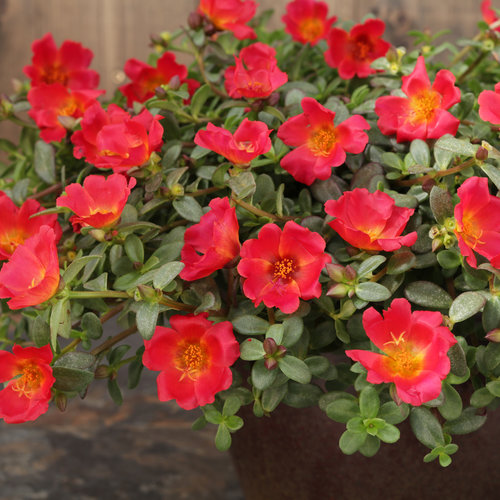
#> input picture Assignment-1/1810476144/portulica.jpg, 500 x 500 px
$ python 1810476144.py
#> lines starting #> are read from the running program, lines starting #| are printed output that depends on the picture; after the words box and inside, x2 and y2 are one past the last pixel; in counts of white or black regions, pixels touching at a corner belong together
import matplotlib.pyplot as plt
import cv2

def main():
  img_path = "./portulica.jpg"
  img = plt.imread(img_path)
#> img is the input picture: shape (500, 500, 3); mean R, G, B 131, 73.5, 55.5

  # Grayscale image
  gray_img = cv2.cvtColor(img, cv2.COLOR_BGR2GRAY)
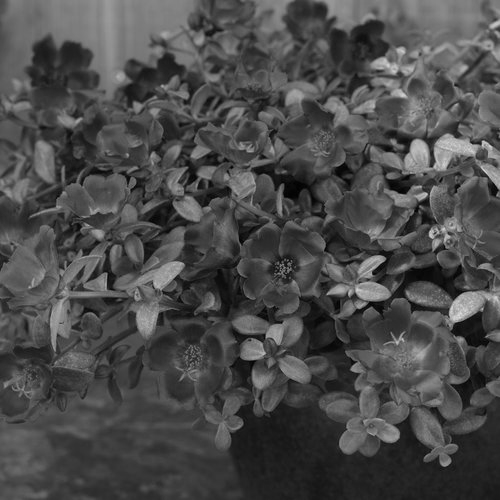
#> gray_img: shape (500, 500); min 1, max 220, mean 74.7

  # Creating Histogram
  gray_hist = cv2.calcHist([gray_img], [0], None, [256], [0, 256])
#> gray_hist = 256 values, max 3303 at index 62, min 0 at index 0, mean 976.6


  plt.figure(figsize=(15,15))

  # Plotting Histogram
  plt.subplot(2, 3, 1)
  plt.title("Grayscale")
  plt.plot(gray_hist)


  #extract red channel
  red_channel = img[:,:,0]
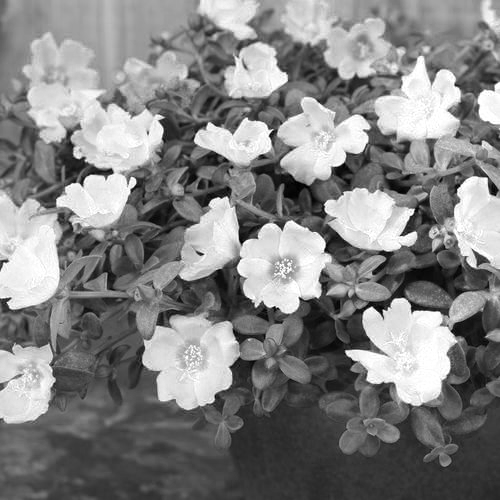
#> red_channel: shape (500, 500); min 0, max 255, mean 131

  # Histogram
  red_hist = cv2.calcHist([red_channel], [0], None, [256], [0, 256])
#> red_hist = 256 values, max 2532 at index 255, min 6 at index 1, mean 976.6

  # Plotting Histogram
  plt.subplot(2, 3, 2)
  plt.title("Red Channel")
  plt.plot(red_hist)


  #extract green channel
  green_channel = img[:,:,1]
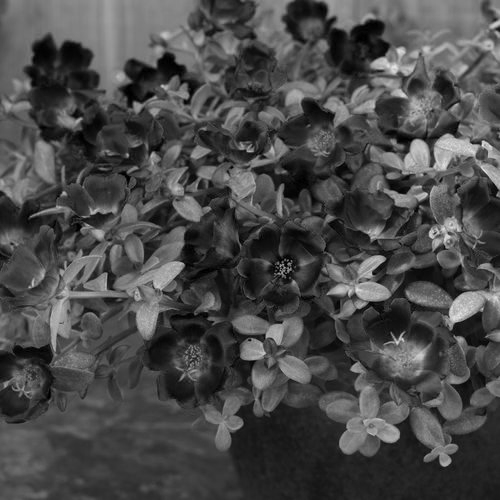
#> green_channel: shape (500, 500); min 0, max 238, mean 73.5

  # Creating Histogram
  green_hist = cv2.calcHist([green_channel], [0], None, [256], [0, 256])
#> green_hist = 256 values, max 3414 at index 34, min 0 at index 228, mean 976.6

  # Plotting Histogram
  plt.subplot(2, 3, 3)
  plt.title("Green Channel")
  plt.plot(green_hist)


  #extract blue channel
  blue_channel = img[:,:,2]
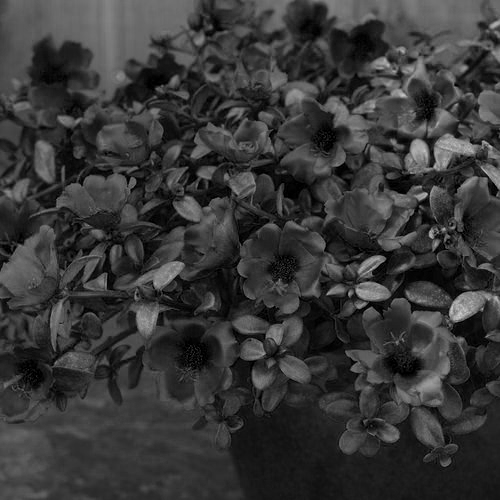
#> blue_channel: shape (500, 500); min 0, max 207, mean 55.5

  # Creating Histogram
  blue_hist = cv2.calcHist([blue_channel], [0], None, [256], [0, 256])
#> blue_hist = 256 values, max 4091 at index 26, min 0 at index 196, mean 976.6

  # Plotting Histogram
  plt.subplot(2, 3, 4)
  plt.title("Blue Channel")
  plt.plot(blue_hist)

  # Binary Image
  b_tuple = cv2.threshold(gray_img, 50, 255, cv2.THRESH_BINARY)
  binary = b_tuple[1]
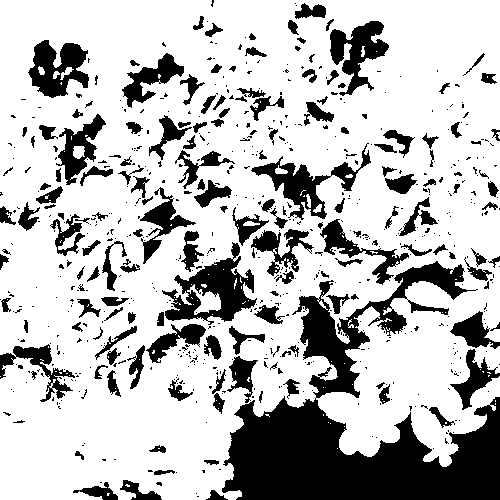
#> binary: shape (500, 500); 74.1% white; 663 black regions (499 under 20 px), largest, box (x1, y1, x2, y2) and area: (222, 261, 500, 500) 25553, (162, 242, 257, 325) 3200, (251, 143, 371, 220) 2299

  # Creating Histogram
  binary_hist = cv2.calcHist([binary], [0], None, [256], [0, 256])
#> binary_hist = 256 values, max 185297 at index 255, min 0 at index 1, mean 976.6

  # Plotting Histogram
  plt.subplot(2, 3, 5)
  plt.title("Binary Image")
  plt.plot(binary_hist)

  # set the spacing between subplots
  #plt.subplots_adjust(left=0.1, bottom=0.1, right=0.9, top=0.9, wspace=0.5, hspace=0.5)

  plt.savefig("All Histograms")
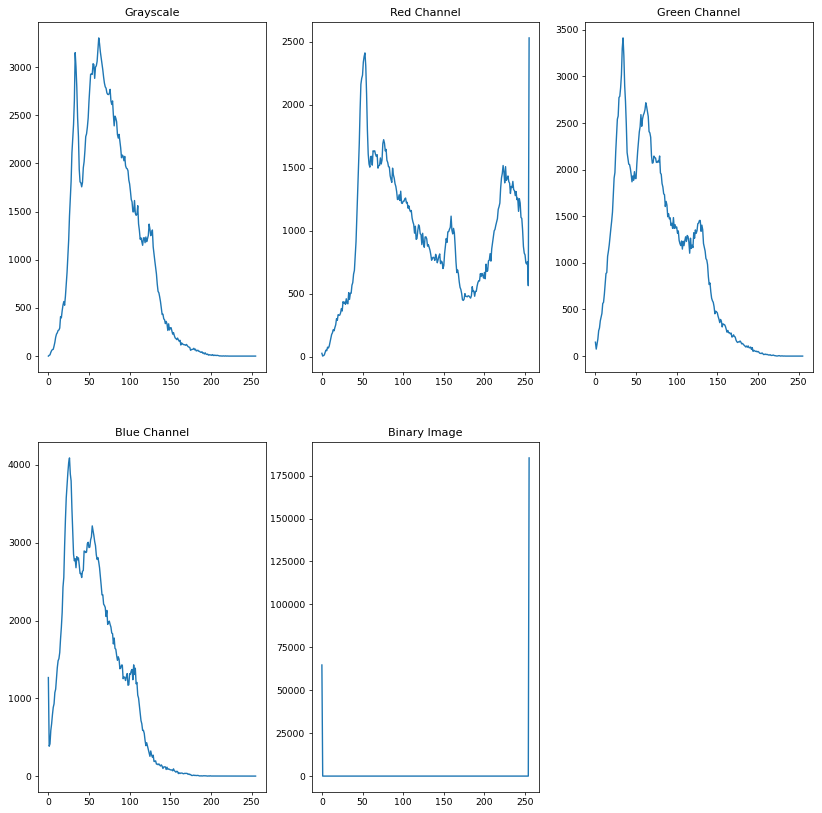
#> figure drawn by matplotlib, 5 panels; panel 1: curve peaks at x = 62, y = 3303; panel 2: curve peaks at x = 255, y = 2532; panel 3: curve peaks at x = 34, y = 3414; panel 4: curve peaks at x = 26, y = 4091

  plt.show()
 # plt.clf()

  plt.figure(figsize=(15,15))


# section for images


  plt.subplot(2, 3, 1)
  plt.title("RGB")
  plt.imshow(img)

  plt.subplot(2, 3, 2)
  plt.title("Grayscale")
  plt.imshow(gray_img, cmap = 'gray')

  plt.subplot(2, 3, 3)
  plt.title("Red Channel")
  plt.imshow(red_channel, cmap = 'gray')

  plt.subplot(2, 3, 4)
  plt.title("Green Channel")
  plt.imshow(green_channel, cmap = 'gray')

  plt.subplot(2, 3, 5)
  plt.title("Blue Channel")
  plt.imshow(blue_channel, cmap = 'gray')

  plt.subplot(2, 3, 6)
  plt.title("Binary image")
  plt.imshow(binary, cmap = 'gray')


  plt.savefig("All Images")
  plt.show()

if __name__ == '__main__':
	main()
